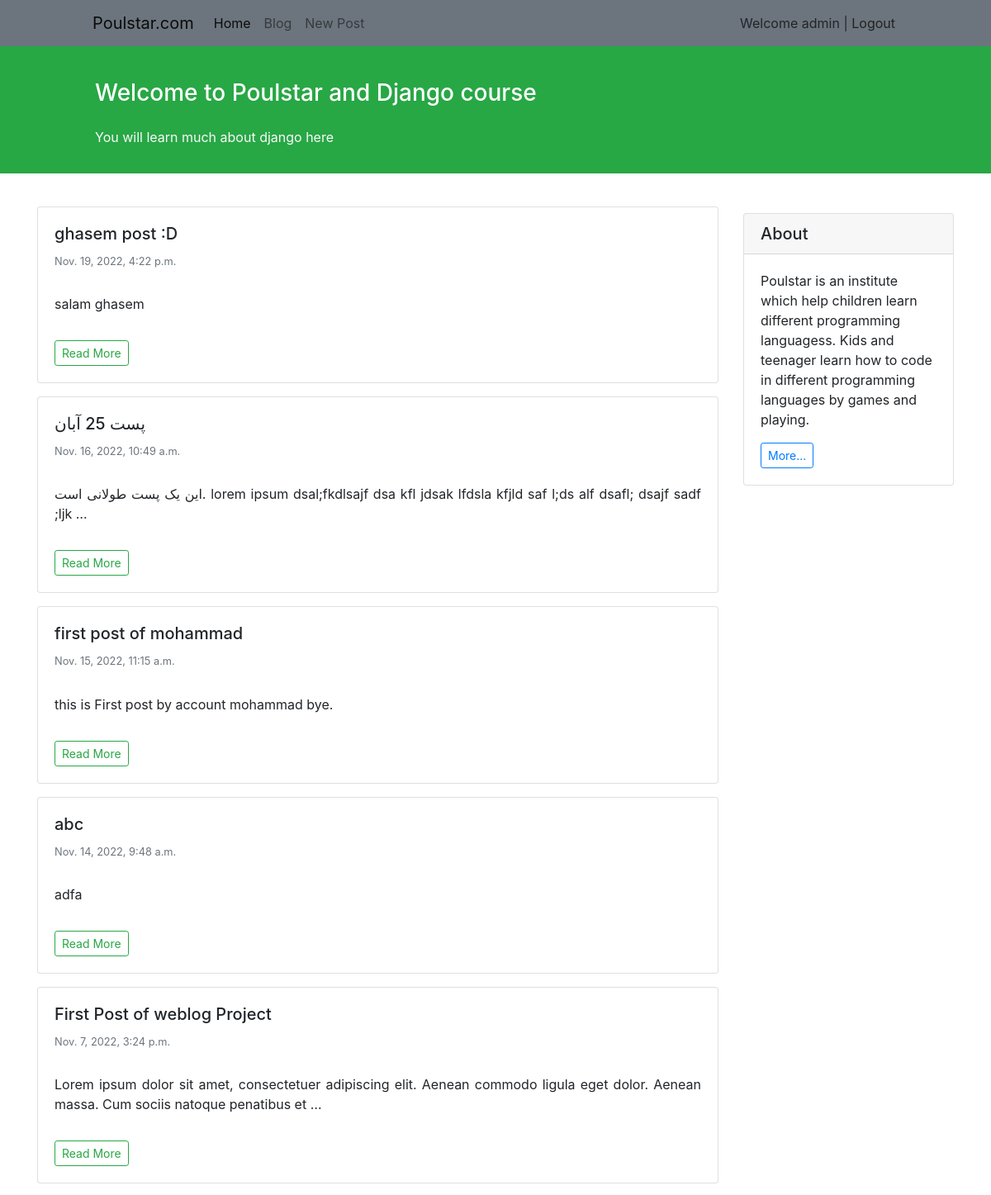
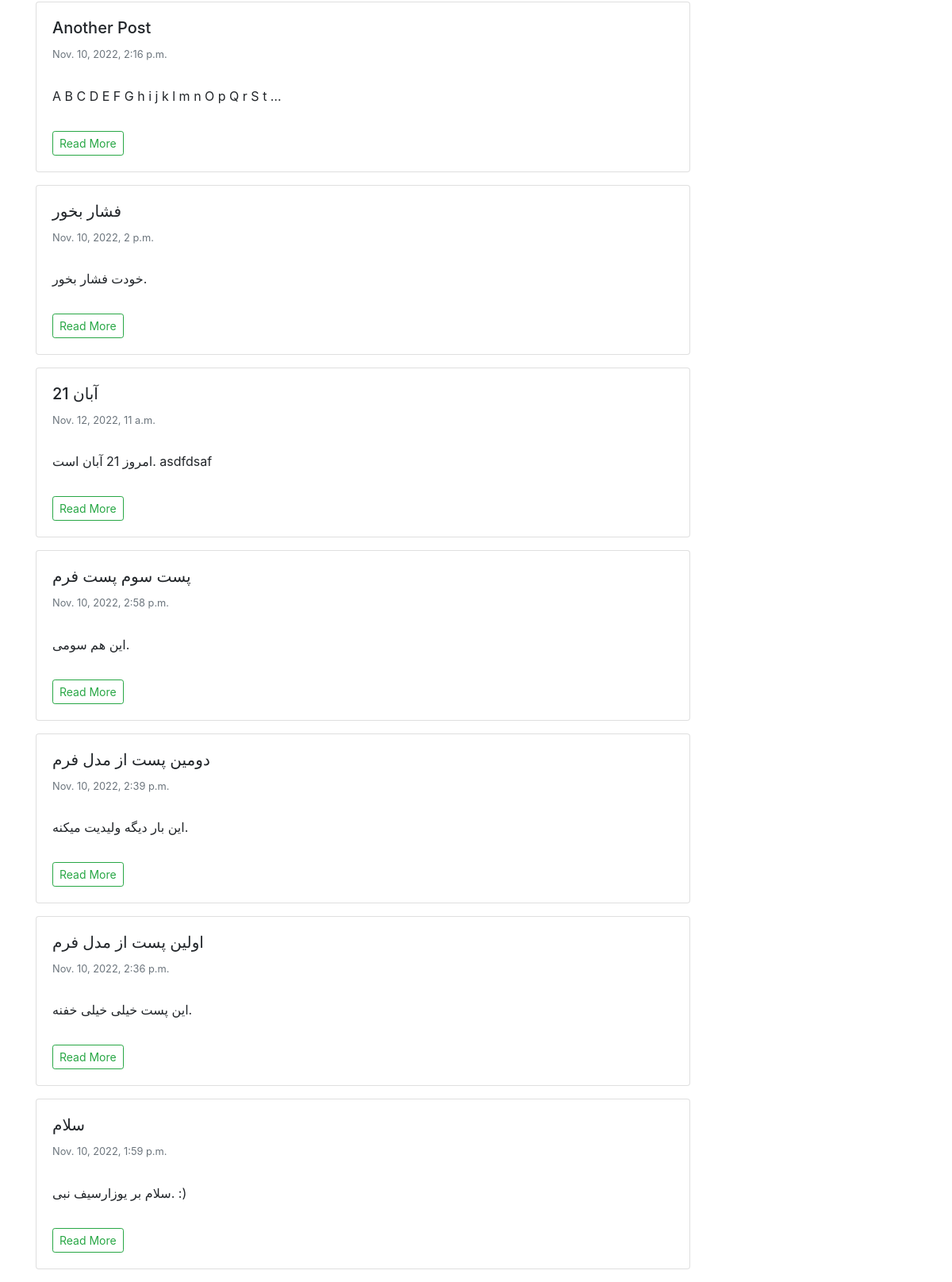
Page /blog/ (signed in) on the committed database (2 pictures, top to bottom).
### blog/models.py (models this page shows, shortened)
class Post(models.Model):
    STATUS_CHOICES = (
        ('pub', 'published'),
        ('drf', 'draft'),
    )
    title = models.CharField(max_length=100)
    text = models.TextField()
    author = models.ForeignKey(to='auth.User', on_delete=models.CASCADE)
    datetime_created = models.DateTimeField(auto_now_add=True)
    datetime_modified = models.DateTimeField(auto_now=True)
    status = models.CharField(choices=STATUS_CHOICES, max_length=3)

### blog/views.py (the view)
# urls.py: path('', views.post_list_view, name='posts_list'),
def post_list_view(request):
    posts = Post.objects.filter(status='pub').order_by('-datetime_modified')
    context = { 'posts': posts }
    return render(request, 'blog/posts_list.html', context)

### blog/templates/blog/posts_list.html (shortened to what this page needs)
{% extends '_base.html' %}
{% load my_tags %}
{% block content %}
<div class="container mt-4">
    <div class="row">
        <div class="col-9">
            {% for post in posts %}
            <div class="card shadow-sm my-3">
                <div class="card-body">
                    <h5 class="card-title"> {{ post.title }} </h5>
                    <h6 class="card-subtitle mb-2 text-muted small py-2"> {{ post.datetime_created }} </h6>
                    <p class="card-text py-3" style="text-align: justify;">
                        {{ post.text | truncatewords:20 }}
                    </p>
                    <a href = "{% url 'post_detail' post.id %}" class="btn btn-sm btn-outline-success">Read More</a>
                </div>
            </div>
            {% endfor %}
        </div>
        <div class="col-3">
            <div class="card my-4">
                <h5 class="card-header">About</h5>
                <div class="card-body">
                    <p class="card-text";>Poulstar is an institute which help children learn
                        different programming languagess. Kids and teenager learn how to
                        code in different programming languages by games and playing.
                    </p>
                    <a href="#"
                        class="btn btn-sm btn-outline-primary">
                        More...
                    </a>
                </div>
            </div>
        </div>
    </div>
</div>
{% endblock content %}

### templates/_base.html (shortened to what this page needs)
<!doctype html>
<html lang="en">
<head>
    <link rel="stylesheet" href="https://cdn.jsdelivr.net/npm/bootstrap@4.0.0/dist/css/bootstrap.min.css">
</head>
<body>
<nav class="navbar navbar-expand-lg navbar-light bg-secondary">
    <div class="container-fluid mx-5 px-5">
        <a class="navbar-brand" href="https://www.poulstar.com" target="_blank">Poulstar.com</a>
        <div class="collapse navbar-collapse" id="navbarNavAltMarkup">
            <div class="navbar-nav">
                <a class="nav-link active" aria-current="page" href="{% url 'posts_list' %}">Home</a>
                <a class="nav-link" href="{% url 'posts_list' %}">Blog</a>
                <a class="nav-link" href="{% url 'create' %}">New Post</a>
            </div>
        </div>
        <div class="mx-1">
            {% if user.is_authenticated %}
                <span> Welcome {{ user.username }} </span> | <a href={% url 'logout' %} style="color: #222"> Logout </a>
            {% else %}
                <a href="{% url 'login' %}" style="color: #222">Login</a> | <a href={% url 'signup' %} style="color: #222"> Sign Up </a>
            {% endif %}
        </div>
    </div>
</nav>
<div class="container-fluid bg-success">
    <div class="row py-3">
        <div class="col-md-8 col-md-10 mx-auto">
            <h3 class="my-4 mt-3 text-white">Welcome to Poulstar and Django course</h3>
            <p class="text-light">You will learn much about django here</p>
        </div>
    </div>
</div>
{% block content %}
{% endblock content %}
</body>
</html>

### rows in the picture
Post: title "ghasem post :D", datetime_created "Nov. 19, 2022, 4:22 p.m.", text "salam ghasem"
Post: title "پست 25 آبان", datetime_created "Nov. 16, 2022, 10:49 a.m.", text "این یک پست طولانی است. lorem ipsum dsal;fkdlsajf dsa kfl jdsak lfdsla kfjld saf l;ds alf dsafl; dsajf sadf ;ljk …"
Post: title "first post of mohammad", datetime_created "Nov. 15, 2022, 11:15 a.m.", text "this is First post by account mohammad bye."
Post: title "abc", datetime_created "Nov. 14, 2022, 9:48 a.m.", text "adfa"
Post: title "First Post of weblog Project", datetime_created "Nov. 7, 2022, 3:24 p.m.", text "Lorem ipsum dolor sit amet, consectetuer adipiscing elit. Aenean commodo ligula eget dolor. Aenean massa. Cum sociis natoque penatibus et …"
Post: title "Another Post", datetime_created "Nov. 10, 2022, 2:16 p.m.", text "A B C D E F G h i j k l m n O p Q r S t …"
Post: title "فشار بخور", datetime_created "Nov. 10, 2022, 2 p.m.", text "خودت فشار بخور."
Post: title "21 آبان", datetime_created "Nov. 12, 2022, 11 a.m.", text "امروز 21 آبان است. asdfdsaf"
Post: title "پست سوم پست فرم", datetime_created "Nov. 10, 2022, 2:58 p.m.", text "این هم سومی."
Post: title "دومین پست از مدل فرم", datetime_created "Nov. 10, 2022, 2:39 p.m.", text "این بار دیگه ولیدیت میکنه."
Post: title "اولین پست از مدل فرم", datetime_created "Nov. 10, 2022, 2:36 p.m.", text "این پست خیلی خیلی خفنه."
Post: title "سلام", datetime_created "Nov. 10, 2022, 1:59 p.m.", text "سلام بر یوزارسیف نبی. :)"

### other values in the picture
{{ user.username }} "admin"
